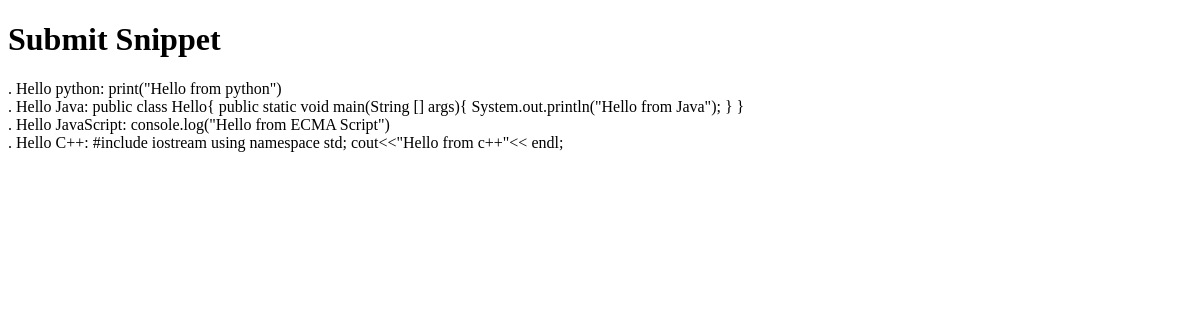
Page /snippets/ on the earlier database version.
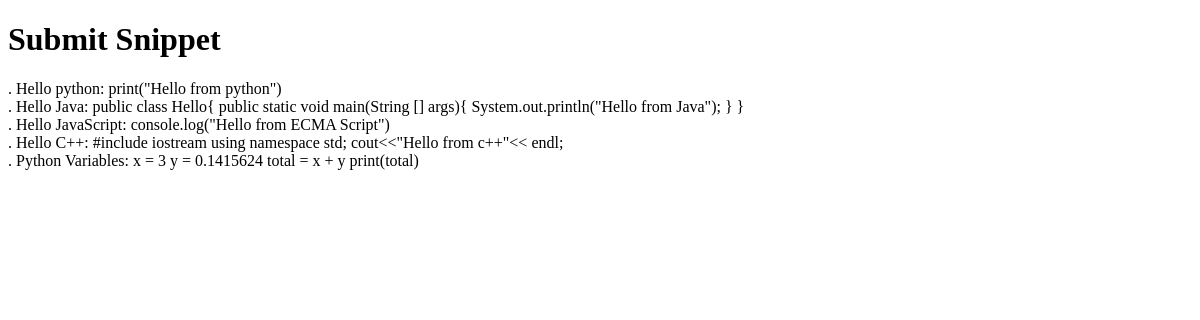
Same page on the later database version.
### snippets/models.py (models this page shows, shortened)
class Snippet(models.Model):
    title = models.CharField(max_length=100)
    code = models.TextField()
    language = models.CharField(max_length=50)
    created_at = models.DateTimeField(auto_now_add=True)

### snippets/views.py (the view)
# urls.py: path('snippets/', snippet_list, name='snippet_list'),
def snippet_list(request):
    snippets = Snippet.objects.all()
    return render(request, 'snippets/snippet_list.html', {'snippets': snippets})

### snippets/templates/snippets/snippet_list.html (shortened to what this page needs)
<!DOCTYPE html>
<html lang="en">
<head>
</head>
<body>
    <h1>Submit Snippet</h1>
    {% for snippet in snippets %}
        . {{ snippet.title }}: {{ snippet.code }}
        <br/>
        {% empty %}
        . No snippet found
    {% endfor %}
</body>
</html>

Differences in the rows shown:
added Snippet: title "Python Variables", code "x = 3 y = 0.1415624 total = x + y print(total)"
